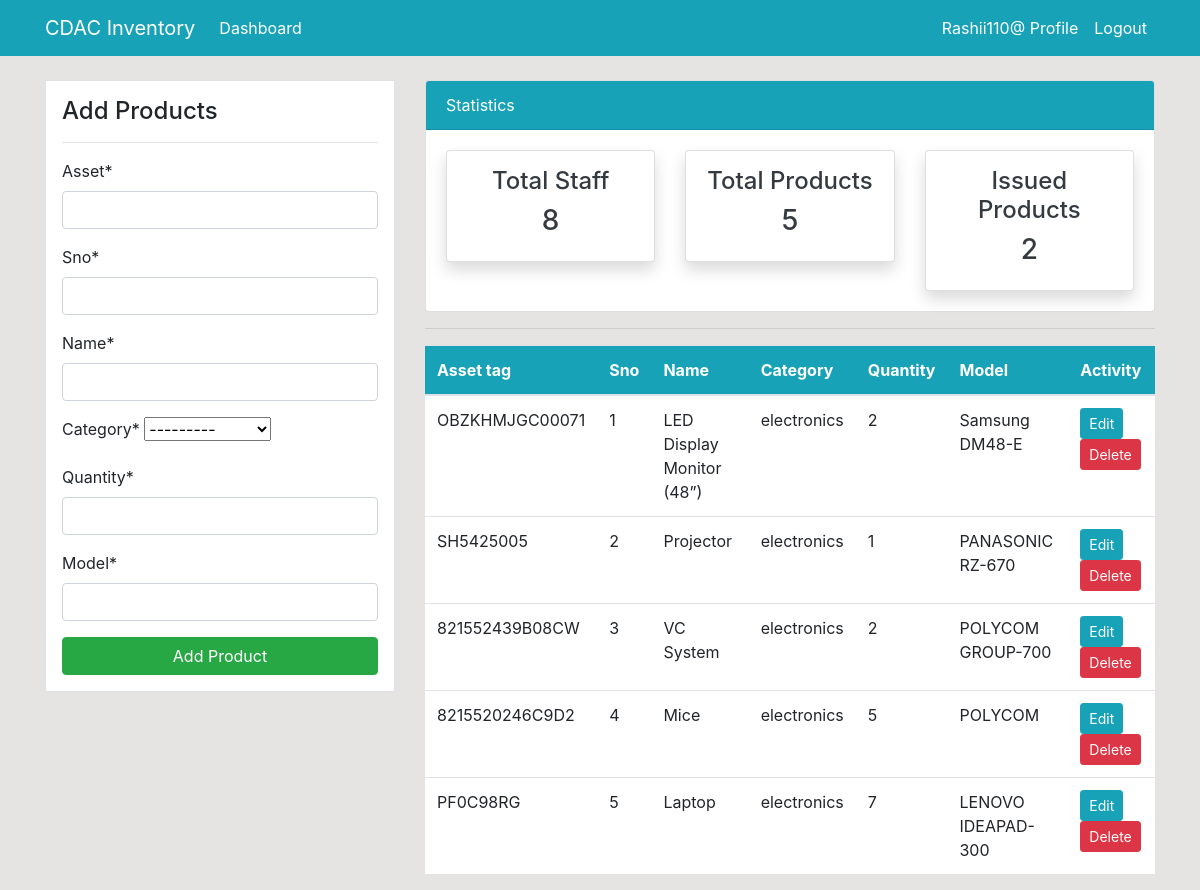
Page /product/ (signed in) on the committed database.
### dashboard/models.py (models this page shows, shortened)
class Product(models.Model):
    asset=models.CharField(max_length=30,null=True)
    sno=models.CharField(max_length=15,null=True)
    name=models.CharField(max_length=100,null=True)
    category=models.CharField(max_length=20,choices=category,null=True)
    quantity=models.PositiveIntegerField(null=True)
    model=models.CharField(max_length=300,null=True)
    class Meta:
        verbose_name_plural='Product'

### dashboard/views.py (the view)
# urls.py: path('product/',views.product,name='dashboardproduct'),
@login_required
def product(request):
    items=Product.objects.all()
    product_count = items.count()
    workers_count =User.objects.all().count()
    items_count =Issued_Items.objects.all().count()
    if request.method=='POST':
        form=ProductForm(request.POST)
        if form.is_valid():
            form.save()
            product_name = form.cleaned_data.get('name')
            messages.success(request, f'{product_name} has been added')
            return redirect('dashboardproduct')
    else:
        form=ProductForm()
    context={
        'items':items,
        'form':form,
        'workers_count': workers_count,
        'items_count': items_count,
        'product_count': product_count,
    }
    return render(request,'dashboard/product.html',context)

### dashboard/forms.py
class ProductForm(forms.ModelForm):
    class Meta:
        model=Product
        fields=['asset','sno','name','category','quantity','model']

### template/dashboard/product.html (shortened to what this page needs)
{% extends 'partials/base.html' %}
{% load crispy_forms_tags %}
{% block content %}
<div class="container">
    <div class="row mt-4">
        <div class="col-md-4">
            <div class="border bg-white p-3">
                <h4>Add Products</h4>
                <hr>
                <form method="POST">
                    {{ form|crispy }}
                    <input class="btn btn-success btn-block" type="submit" value="Add Product">
                </form>
            </div>
        </div>
        <div class="col-md-8">
            <div class="card">
                <div class="card-header bg-info text-white">
                    Statistics
                </div>
                <div class="card-body">
                    <div class="row">
                        <div class="col-md-4">
                            <a class="text-decoration-none text-dark" href="{% url 'dashboardstaff'%}">
                                <div class="card my-card shadow text-center p-3">
                                    <h4>Total Staff </h4>
                                    <h3>{{ workers_count }}</h3>
                                </div>
                            </a>
                        </div>
                        <div class="col-md-4">
                            <a class="text-decoration-none text-dark" href="{% url 'dashboardproduct' %}">
                                <div class="card my-card shadow text-center p-3">
                                    <h4>Total Products </h4>
                                    <h3>{{ product_count }}</h3>
                                </div>
                            </a>
                        </div>
                        <div class="col-md-4">
                            <a class="text-decoration-none text-dark" href="{% url 'dashboardissueditems'%}">
                                <div class="card my-card shadow text-center p-3">
                                    <h4>Issued Products </h4>
                                    <h3>{{ items_count }}</h3>
                                </div>
                            </a>
                        </div>
                    </div>
                </div>
            </div>
            <hr>
            <table class="table bg-white">
                <thead class="bg-info">
                    <tr class="text-white">
                        <th scope="col">Asset tag</th>
                        <th scope="col">Sno</th>
                        <th scope="col">Name</th>
                        <th scope="col">Category</th>
                        <th scope="col">Quantity</th>
                        <th scope="col">Model</th>
                        <th scope="col">Activity</th>
                    </tr>
                </thead>
                <tbody>
                    {% for item in items %}
                    <tr>
                        <td>{{ item.asset }}</td>
                        <td>{{ item.sno }}</td>
                        <td>{{ item.name }}</td>
                        <td>{{ item.category }}</td>
                        <td>{{ item.quantity }}</td>
                        <td>{{ item.model }}</td>
                        <td>
                            <a class="btn btn-info btn-sm" href="{% url 'dashboard-product-update' item.id %}">Edit</a>
                            <a class="btn btn-danger btn-sm" href="{% url 'dashboard-product-delete' item.id %}">Delete</a>
                        </td>
                    </tr>
                    {% endfor %}
                </tbody>
            </table>
        </div>
    </div>
</div>
{% endblock %}

### template/partials/base.html (shortened to what this page needs)
{%load static%}
<!doctype html>
<html lang="en">
  <head>
    <link rel="stylesheet" href="https://cdn.jsdelivr.net/npm/bootstrap@4.6.2/dist/css/bootstrap.min.css">
     <link rel="stylesheet" href="{% static '/style.css' %}">
  </head>
  <body>
   {% include 'partials/nav.html'%}
   {% block content %}
   {% endblock %}
  </body>
</html>

### template/partials/nav.html (shortened to what this page needs)
<nav class="navbar navbar-expand-lg navbar-info bg-info">
    {% if user.is_authenticated %}
    <div class="container">
        <a class="navbar-brand text-white" href="{% url 'dashboardindex'%}">CDAC Inventory</a>
        <div class="collapse navbar-collapse" id="navbarSupportedContent">
            <ul class="navbar-nav mr-auto">
                <li class="nav-item active">
                    <a class="nav-link text-white" href="{% url 'dashboardindex'%}">Dashboard </a>
                </li>
            </ul>
            <ul class="navbar-nav ml-auto">
                <li class="nav-item active">
                    <a class="nav-link text-white" href="{% url 'user-profile' %}">{{ user.username }} Profile </a>
                </li>
                <li class="nav-item">
                    <a class="nav-link text-white" href="{% url 'user-logout' %}">Logout</a>
                </li>
            </ul>
            {% endif %}
        </div>
    </div>
</nav>

### static/style.css (style rules this page uses)
body { background: rgb(230, 227, 227); }

### rows in the picture
Product: asset "OBZKHMJGC00071", sno "1", name "LED Display Monitor (48”)", category "electronics", quantity "2", model "Samsung DM48-E"
Product: asset "SH5425005", sno "2", name "Projector", category "electronics", quantity "1", model "PANASONIC RZ-670"
Product: asset "821552439B08CW", sno "3", name "VC System", category "electronics", quantity "2", model "POLYCOM GROUP-700"
Product: asset "8215520246C9D2", sno "4", name "Mice", category "electronics", quantity "5", model "POLYCOM"
Product: asset "PF0C98RG", sno "5", name "Laptop", category "electronics", quantity "7", model "LENOVO IDEAPAD- 300"

### other values in the picture
{{ user.username }} "Rashii110@"
{{ workers_count }} "8"
{{ product_count }} "5"
{{ items_count }} "2"
